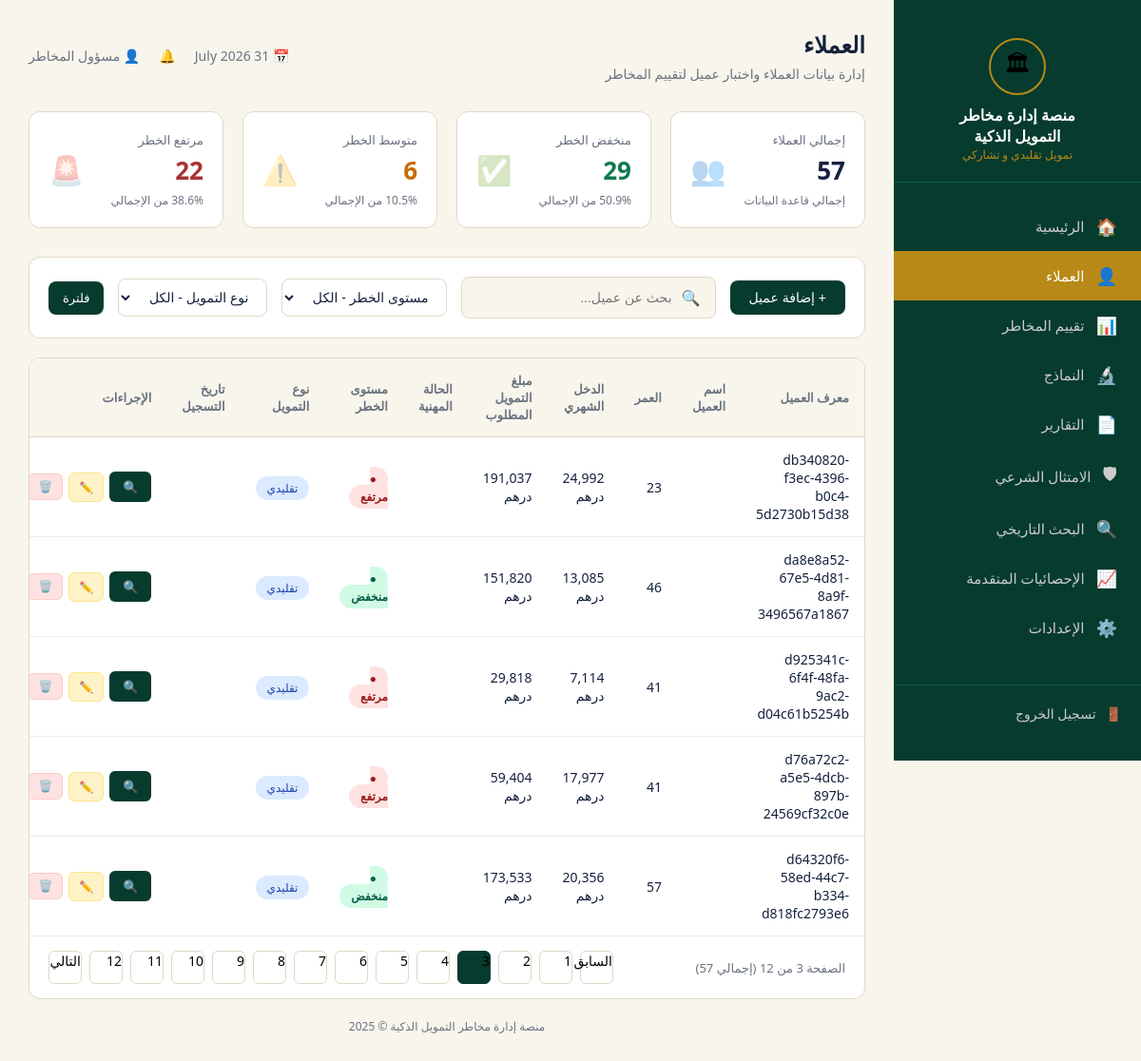
Page /clients?page=3&search=&risk=الكل&type=الكل (signed in) on the committed database.
### tables this page shows
CREATE TABLE clients (
                id TEXT PRIMARY KEY,
                data TEXT
            );

### app.py (the view)
@app.route('/clients')
@login_required
def clients():
    date_str = datetime.now().strftime("%d %B %Y")
    search = request.args.get('search', '').lower()
    risk_filter = request.args.get('risk', 'الكل')
    type_filter = request.args.get('type', 'الكل')
    page = int(request.args.get('page', 1))
    clients_list = get_all_clients()
    filtered_clients = clients_list
    if search:
        filtered_clients = [c for c in filtered_clients if search in c['id'].lower() or search in c.get('job', '').lower()]
    if risk_filter != 'الكل':
        filtered_clients = [c for c in filtered_clients if c.get('risk_level') == risk_filter]
    if type_filter != 'الكل':
        filtered_clients = [c for c in filtered_clients if c.get('finance_type') == type_filter]
    total = len(clients_list)
    low = sum(1 for c in clients_list if c.get('risk_level') == 'منخفض')
    mid = sum(1 for c in clients_list if c.get('risk_level') == 'متوسط')
    high = sum(1 for c in clients_list if c.get('risk_level') == 'مرتفع')
    stats = {
        'total': total, 'low': low, 'mid': mid, 'high': high,
        'low_pct': round((low/total)*100, 1) if total else 0,
        'mid_pct': round((mid/total)*100, 1) if total else 0,
        'high_pct': round((high/total)*100, 1) if total else 0,
    }
    per_page = 5
    total_pages = max(1, (len(filtered_clients) + per_page - 1) // per_page)
    page = max(1, min(page, total_pages))
    start_idx = (page - 1) * per_page
    end_idx = start_idx + per_page
    paginated_clients = filtered_clients[start_idx:end_idx]
    return render_template('clients.html', clients=paginated_clients, stats=stats, date=date_str,
                           current_page=page, total_pages=total_pages, search=search, risk=risk_filter, type=type_filter)

### app.py (called while the page is built)
def get_db_connection():
    conn = sqlite3.connect(DB_FILE)
    conn.row_factory = sqlite3.Row
    return conn

def get_all_clients():
    if USE_FIREBASE and db:
        try:
            docs = db.collection('clients').order_by('id', direction=firestore.Query.DESCENDING).stream(timeout=5.0)
            return [doc.to_dict() for doc in docs]
        except Exception as e:
            print(f"Firestore get_all_clients error (timing out/offline): {e}")
    try:
        conn = get_db_connection()
        cursor = conn.cursor()
        cursor.execute("SELECT data FROM clients ORDER BY id DESC")
        rows = cursor.fetchall()
        conn.close()
        return [json.loads(row['data']) for row in rows]
    except Exception as e:
        print(f"SQLite get_all_clients error: {e}")
        return []

def login_required(f):
    @wraps(f)
    def decorated_function(*args, **kwargs):
        if 'logged_in' not in session:
            return redirect(url_for('login'))
        return f(*args, **kwargs)
    return decorated_function

### templates/clients.html (shortened to what this page needs)
{% extends 'base.html' %}
{% block content %}
<div class="topbar">
    <div>
        <h1>العملاء</h1>
        <p>إدارة بيانات العملاء واختبار عميل لتقييم المخاطر</p>
    </div>
    <div class="info">
        <span>📅 {{ date }}</span>
        <span>🔔</span>
        <span>👤 مسؤول المخاطر</span>
    </div>
</div>
<div class="stats">
    <div class="stat-card total">
        <div class="left">
            <div class="label">إجمالي العملاء</div>
            <div class="value">{{ stats.total }}</div>
            <div class="sub">إجمالي قاعدة البيانات</div>
        </div>
        <div class="icon">👥</div>
    </div>
    <div class="stat-card green">
        <div class="left">
            <div class="label">منخفض الخطر</div>
            <div class="value">{{ stats.low }}</div>
            <div class="sub">{{ stats.low_pct }}% من الإجمالي</div>
        </div>
        <div class="icon">✅</div>
    </div>
    <div class="stat-card orange">
        <div class="left">
            <div class="label">متوسط الخطر</div>
            <div class="value">{{ stats.mid }}</div>
            <div class="sub">{{ stats.mid_pct }}% من الإجمالي</div>
        </div>
        <div class="icon">⚠️</div>
    </div>
    <div class="stat-card red">
        <div class="left">
            <div class="label">مرتفع الخطر</div>
            <div class="value">{{ stats.high }}</div>
            <div class="sub">{{ stats.high_pct }}% من الإجمالي</div>
        </div>
        <div class="icon">🚨</div>
    </div>
</div>
<form method="GET" action="{{ url_for('clients') }}" class="filters">
    <button type="button" class="btn-add" onclick="document.getElementById('addModal').style.display='flex'">+ إضافة عميل</button>
    <div class="search-box">
        <span>🔍</span>
        <input type="text" name="search" placeholder="بحث عن عميل..." value="{{ search }}">
    </div>
    <select class="filter-select" name="risk">
        <option value="الكل" {% if risk == 'الكل' %}selected{% endif %}>مستوى الخطر - الكل</option>
    </select>
    <select class="filter-select" name="type">
        <option value="الكل" {% if type == 'الكل' %}selected{% endif %}>نوع التمويل - الكل</option>
    </select>
    <button type="submit" class="btn-assess" style="padding: 10px 15px; border-radius: 8px;">فلترة</button>
</form>
<div class="table-card">
    <table>
        <thead>
            <tr>
                <th>معرف العميل</th>
                <th>اسم العميل</th>
                <th>العمر</th>
                <th>الدخل الشهري</th>
                <th>مبلغ التمويل المطلوب</th>
                <th>الحالة المهنية</th>
                <th>مستوى الخطر</th>
                <th>نوع التمويل</th>
                <th>تاريخ التسجيل</th>
                <th>الإجراءات</th>
            </tr>
        </thead>
        <tbody>
            {% for client in clients %}
            <tr>
                <td>{{ client.id }}</td>
                <td>{{ client.name }}</td>
                <td>{{ client.age }}</td>
                <td>{{ "{:,.0f}".format(client.income) }} درهم</td>
                <td>{{ "{:,.0f}".format(client.loan_amount) }} درهم</td>
                <td>{{ client.job }}</td>
                <td>
                    {% if client.risk_level == 'منخفض' %}
                        <span class="badge-risk low">● منخفض</span>
                    {% elif client.risk_level == 'متوسط' %}
                        <span class="badge-risk mid">● متوسط</span>
                    {% else %}
                        <span class="badge-risk high">● مرتفع</span>
                    {% endif %}
                </td>
                <td>
                    {% if client.finance_type == 'تشاركي' %}
                        <span class="badge-type part">تشاركي</span>
                    {% else %}
                        <span class="badge-type trad">تقليدي</span>
                    {% endif %}
                </td>
                <td>{{ client.date }}</td>
                <td>
                    <div class="action-btns">
                        <a class="btn-assess" href="{{ url_for('risk_assessment_client', client_id=client.id) }}" title="تقييم المخاطر">🔍</a>
                        <a class="btn-edit-sm" href="{{ url_for('edit_client_route', client_id=client.id) }}" title="تعديل">✏️</a>
                        <button class="btn-delete-sm" onclick="confirmDelete('{{ client.id }}')" title="حذف">🗑️</button>
                    </div>
                </td>
            </tr>
            {% endfor %}
        </tbody>
    </table>
    <div class="pagination">
        <div class="page-info">الصفحة {{ current_page }} من {{ total_pages }} (إجمالي {{ stats.total }})</div>
        <div class="pages">
            {% if current_page > 1 %}
            <a href="{{ url_for('clients', page=current_page-1, search=search, risk=risk, type=type) }}" class="page-btn" style="text-decoration:none; color:inherit;">السابق</a>
            {% endif %}
            {% for p in range(1, total_pages + 1) %}
            <a href="{{ url_for('clients', page=p, search=search, risk=risk, type=type) }}" class="page-btn {% if p == current_page %}active{% endif %}" style="text-decoration:none; color:inherit;">{{ p }}</a>
            {% endfor %}
            {% if current_page < total_pages %}
            <a href="{{ url_for('clients', page=current_page+1, search=search, risk=risk, type=type) }}" class="page-btn" style="text-decoration:none; color:inherit;">التالي</a>
            {% endif %}
        </div>
    </div>
</div>
{% endblock %}

### static/CSS/style.css (style rules this page uses)
* { margin: 0; padding: 0; box-sizing: border-box; }
body { font-family: 'Segoe UI', Tahoma, sans-serif; background: #F8F5EC; display: flex; }
.topbar { display: flex; justify-content: space-between; align-items: center; margin-bottom: 30px; }
.topbar h1 { font-size: 24px; color: #14213D; margin-bottom: 5px; }
.topbar p { color: #6B7280; font-size: 14px; }
.topbar .info { display: flex; align-items: center; gap: 20px; color: #6B7280; font-size: 14px; }
.stats { display: grid; grid-template-columns: repeat(4, 1fr); gap: 20px; margin-bottom: 30px; }
.stat-card { background: white; border-radius: 12px; padding: 20px; border: 1px solid #E1D8C6; display: flex; justify-content: space-between; align-items: center; }
.stat-card .left .label, .stat-card .label { color: #6B7280; font-size: 13px; margin-bottom: 5px; }
.stat-card .left .value, .stat-card .value { font-size: 26px; font-weight: bold; }
.stat-card .left .sub, .stat-card .sub { font-size: 12px; color: #6B7280; margin-top: 5px; }
.stat-card .icon { font-size: 30px; opacity: 0.3; }
.stat-card.total .left .value, .stat-card.total .value { color: #14213D; }
.stat-card.green .left .value, .stat-card.green .value { color: #0F7A4F; }
.stat-card.orange .left .value, .stat-card.orange .value { color: #C76A00; }
.stat-card.red .left .value, .stat-card.red .value { color: #A83232; }
.filters { background: white; border-radius: 12px; padding: 20px; border: 1px solid #E1D8C6; margin-bottom: 20px; display: flex; gap: 15px; align-items: center; flex-wrap: wrap; }
.search-box { flex: 1; display: flex; align-items: center; gap: 10px; background: #F8F5EC; border: 1px solid #E1D8C6; border-radius: 8px; padding: 10px 15px; }
.search-box input { border: none; background: transparent; font-size: 14px; width: 100%; text-align: right; }
.filter-select { padding: 10px 15px; border: 1px solid #E1D8C6; border-radius: 8px; font-size: 14px; background: white; color: #14213D; }
.btn-add { padding: 10px 20px; background: #063B2E; color: white; border: none; border-radius: 8px; font-size: 14px; cursor: pointer; white-space: nowrap; }
.table-card { background: white; border-radius: 12px; border: 1px solid #E1D8C6; overflow: hidden; }
table { width: 100%; border-collapse: collapse; }
th { background: #F8F5EC; padding: 14px 16px; text-align: right; font-size: 13px; color: #6B7280; border-bottom: 1px solid #E1D8C6; }
td { padding: 14px 16px; text-align: right; font-size: 14px; color: #14213D; border-bottom: 1px solid #F0EBE0; }
.badge-risk { padding: 4px 12px; border-radius: 20px; font-size: 12px; font-weight: 600; }
.badge-risk.low { background: #D1FAE5; color: #065F46; }
.badge-risk.high { background: #FEE2E2; color: #991B1B; }
.badge-type { padding: 4px 12px; border-radius: 20px; font-size: 12px; }
.badge-type.trad { background: #DBEAFE; color: #1E40AF; }
.btn-assess { padding: 7px 14px; background: #063B2E; color: white; border: none; border-radius: 6px; font-size: 13px; cursor: pointer; text-decoration: none; display: inline-block; }
.pagination { display: flex; justify-content: space-between; align-items: center; padding: 15px 20px; }
.pagination .pages { display: flex; gap: 8px; }
.page-btn { width: 35px; height: 35px; border: 1px solid #E1D8C6; border-radius: 6px; background: white; cursor: pointer; font-size: 14px; }
.page-btn.active { background: #063B2E; color: white; border-color: #063B2E; }
.page-info { color: #6B7280; font-size: 13px; }

### templates/clients.html (style rules this page uses)
.action-btns { display: flex; gap: 6px; align-items: center; }
.btn-edit-sm { padding: 6px 10px; background: #FEF3C7; color: #92400E; border: 1px solid #FDE68A; border-radius: 6px; font-size: 12px; cursor: pointer; text-decoration: none; white-space: nowrap; transition: all 0.2s; }
.btn-delete-sm { padding: 6px 10px; background: #FEE2E2; color: #991B1B; border: 1px solid #FECACA; border-radius: 6px; font-size: 12px; cursor: pointer; white-space: nowrap; transition: all 0.2s; }

### rows in the picture
clients: id "db340820-f3ec-4396-b0c4-5d2730b15d38", age "23", income "24,992", loan_amount "191,037", shows "● مرتفع"
clients: id "da8e8a52-67e5-4d81-8a9f-3496567a1867", age "46", income "13,085", loan_amount "151,820", shows "● منخفض"
clients: id "d925341c-6f4f-48fa-9ac2-d04c61b5254b", age "41", income "7,114", loan_amount "29,818", shows "● مرتفع"
clients: id "d76a72c2-a5e5-4dcb-897b-24569cf32c0e", age "41", income "17,977", loan_amount "59,404", shows "● مرتفع"
clients: id "d64320f6-58ed-44c7-b334-d818fc2793e6", age "57", income "20,356", loan_amount "173,533", shows "● منخفض"

### other values in the picture
{{ stats.total }} "57"
{{ stats.low }} "29"
{{ stats.low_pct }} "50.9"
{{ stats.mid }} "6"
{{ stats.mid_pct }} "10.5"
{{ stats.high }} "22"
{{ stats.high_pct }} "38.6"
{{ p }} "1" "2" "3" "4" "5" "6" "7" "8" "9" "10" "11" "12"
